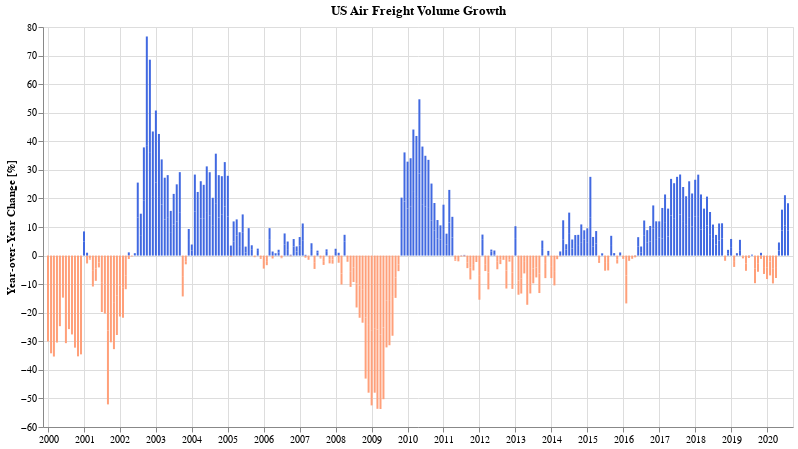

Here is the notebook cell this chart was saved with:
### Code cell
df_af['change'] = df_af.set_index('dt')['tonMiles'].apply(int).pct_change(12).apply(lambda v: v * 100).values

c = alt.Chart(df_af).mark_bar(size=2).encode(
    alt.X('dt:T', axis=alt.Axis(title='')),
    alt.Y('change:Q', axis=alt.Axis(title='Year-over-Year Change [%]')),
    tooltip=[alt.Tooltip('dt:T', title='Date'), alt.Tooltip('change:Q', title='% Change', format=',.01f')],
    color=alt.condition(f"datum.change < 0",
        alt.value('lightsalmon'),
        alt.value('royalblue')
    ),
).properties(
    title='US Air Freight Volume Growth',
    width=750,
    height=400
)

#c.save('transportation-air-waterway.png')
c.display()

### Figure 1 — Vega-Lite specification as saved in the notebook (floating-point values rounded to 4 significant figures; data arrays with more than 128 entries replaced by an {"elided": "..."} marker saying what was removed)
{"config": {"view": {"continuousWidth": 400, "continuousHeight": 300}}, "data": {"name": "data-1f1ba20aa4cd3da32808e1ef579a8f01"}, "mark": {"type": "bar", "size": 2}, "encoding": {"color": {"condition": {"value": "lightsalmon", "test": "datum.change < 0"}, "value": "royalblue"}, "tooltip": [{"type": "temporal", "field": "dt", "title": "Date"}, {"type": "quantitative", "field": "change", "format": ",.01f", "title": "% Change"}], "x": {"type": "temporal", "axis": {"title": ""}, "field": "dt"}, "y": {"type": "quantitative", "axis": {"title": "Year-over-Year Change [%]"}, "field": "change"}}, "height": 400, "title": "US Air Freight Volume Growth", "width": 750, "$schema": "https://vega.github.io/schema/vega-lite/v4.8.1.json", "datasets": {"data-1f1ba20aa4cd3da32808e1ef579a8f01": {"elided": "496 records"}}}
